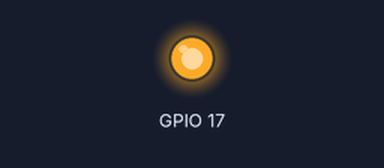
The program below on a simulated Raspberry Pi (BCM pin numbers), started with the arguments 17 17 3. Shown: output pins drawn as LEDs (lit = HIGH). At 3.0 s the program stops and its outputs stay as they are.

Above: at 0.1 s.
At 3.1 s:
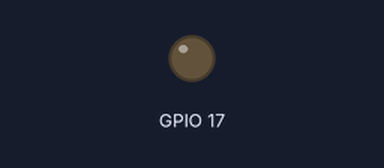
Timing chart, 0 to 4.5 s (numbered marks = the images above):
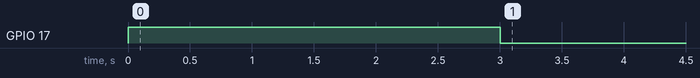

Measured:
- by itself, GPIO 17: LOW → HIGH at 0.00 s, → LOW 3.0 s later

The program:

gpioOnTillBTN.py
```python
import sys
pinNum = int(sys.argv[1])
BTNPin = int(sys.argv[2])
step_Delay = float(sys.argv[3])

import RPi.GPIO as GPIO
GPIO.setmode(GPIO.BCM)
GPIO.setwarnings(False)

GPIO.setup(BTNPin, GPIO.IN, pull_up_down=GPIO.PUD_UP)
GPIO.setup(pinNum, GPIO.OUT)

from time import sleep
while True:
    try:
        GPIO.output(pinNum,GPIO.HIGH)
        sleep(step_Delay)
        GPIO.output(pinNum,GPIO.LOW)
        input_state = GPIO.input(BTNPin)
        if input_state == False:
            break
    finally:
        GPIO.output(pinNum,GPIO.LOW)
```
